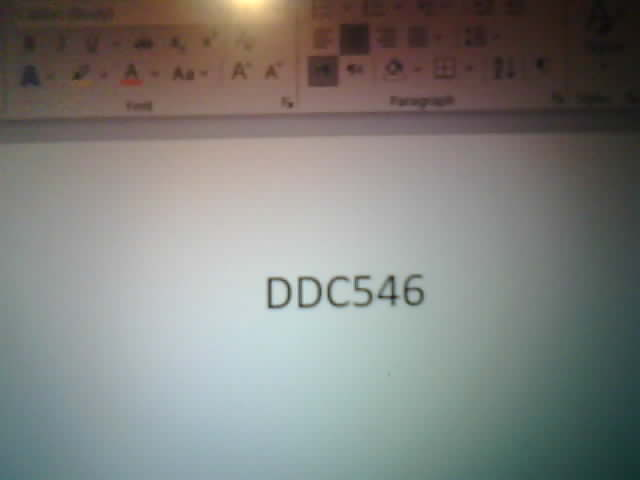
#> input picture Backend/images/20260322_001615.jpg, 640 x 480 px
$ python -i plate_reader.py   (imports and definitions only)
#> lines starting #> are read from the running program, lines starting #| are printed output that depends on the picture; after the words box and inside, x2 and y2 are one past the last pixel; in counts of white or black regions, pixels touching at a corner belong together
import os
import cv2
import pytesseract
import re
from datetime import datetime

# ===============================
# Tesseract path
# ===============================
pytesseract.pytesseract.tesseract_cmd = r"C:\Program Files\Tesseract-OCR\tesseract.exe"

# ===============================
# Paths
# ===============================
BASE_DIR = os.path.dirname(__file__)
IMAGES_DIR = os.path.join(BASE_DIR, "images")
# [1 line not run here, left out]

# ===============================
# Save received image
# ===============================
def save_image(image_data):
    timestamp = datetime.now().strftime("%Y%m%d_%H%M%S")
    filename = os.path.join(IMAGES_DIR, f"{timestamp}.jpg")

    with open(filename, "wb") as f:
        f.write(image_data)

    print("Image received:", filename)
    return filename

# ===============================
# OCR plate reader
# ===============================
def read_plate(image_path):
#> called with image_path = 'images/20260322_001615.jpg'
    img = cv2.imread(image_path)
#> img is the input picture: shape (480, 640, 3); mean B, G, R 126.1, 129.7, 128.8

    if img is None:
        print(f"Error: Could not read image from {image_path}")
        return ""

    img = cv2.resize(img, None, fx=2, fy=2, interpolation=cv2.INTER_CUBIC)
#> img: shape (960, 1280, 3)
    gray = cv2.cvtColor(img, cv2.COLOR_BGR2GRAY)
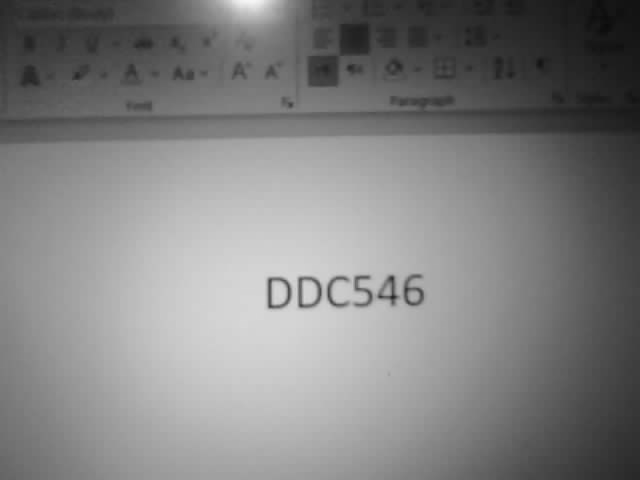
#> gray: shape (960, 1280) (shown at 1/2 size); min 9, max 246, mean 129

    versions = []

    _, v1 = cv2.threshold(gray, 0, 255, cv2.THRESH_BINARY + cv2.THRESH_OTSU)
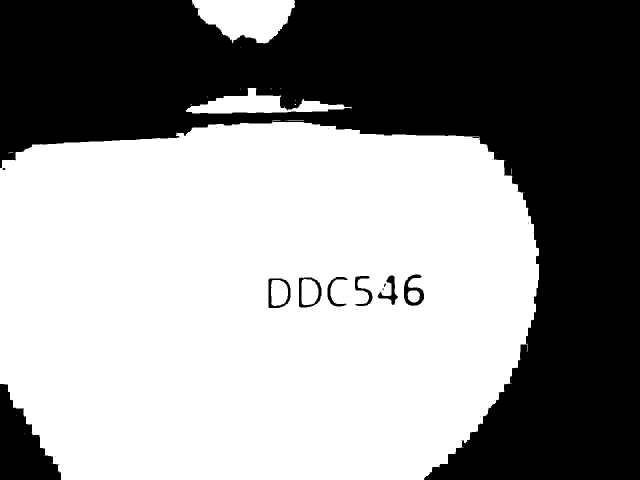
#> v1: shape (960, 1280) (shown at 1/2 size); 57.3% white; 18 black regions (9 under 20 px), largest, box (x1, y1, x2, y2) and area: (0, 0, 1280, 960) 507089, (0, 768, 122, 960) 12969, (808, 549, 848, 612) 1060
    versions.append(v1)

    _, v2 = cv2.threshold(gray, 0, 255, cv2.THRESH_BINARY_INV + cv2.THRESH_OTSU)
    versions.append(v2)

    clahe = cv2.createCLAHE(clipLimit=3.0, tileGridSize=(8, 8))
    cl = clahe.apply(gray)
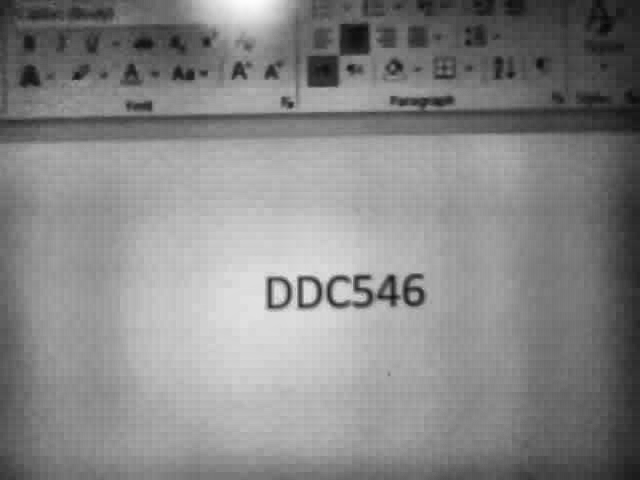
#> cl: shape (960, 1280) (shown at 1/2 size); min 7, max 253, mean 134.5
    _, v3 = cv2.threshold(cl, 0, 255, cv2.THRESH_BINARY + cv2.THRESH_OTSU)
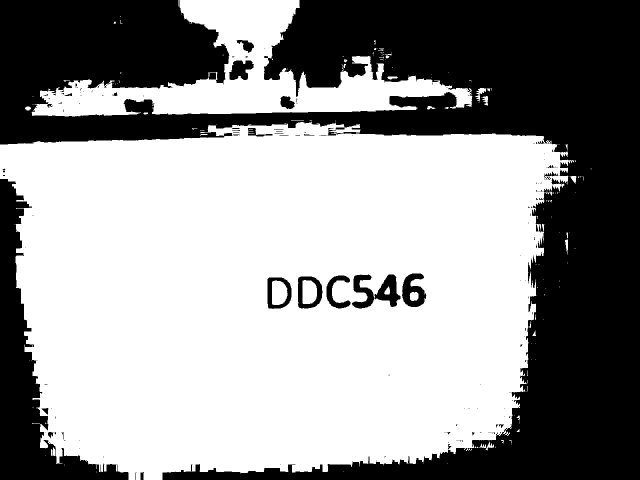
#> v3: shape (960, 1280) (shown at 1/2 size); 59.2% white; 158 black regions (130 under 20 px), largest, box (x1, y1, x2, y2) and area: (0, 0, 1280, 960) 446233, (0, 358, 257, 960) 41503, (704, 549, 801, 617) 3277
    versions.append(v3)

    blur = cv2.GaussianBlur(gray, (3, 3), 0)
    _, v4 = cv2.threshold(blur, 0, 255, cv2.THRESH_BINARY + cv2.THRESH_OTSU)
#> v4: shape (960, 1280); 57.3% white; 11 black regions (3 under 20 px), largest, box (x1, y1, x2, y2) and area: (0, 0, 1280, 960) 507058, (0, 768, 122, 960) 12936, (808, 549, 848, 612) 1054
    versions.append(v4)

    configs = [
        '--psm 7 -c tessedit_char_whitelist=ABCDEFGHIJKLMNOPQRSTUVWXYZ0123456789',
        '--psm 6 -c tessedit_char_whitelist=ABCDEFGHIJKLMNOPQRSTUVWXYZ0123456789',
        '--psm 13 -c tessedit_char_whitelist=ABCDEFGHIJKLMNOPQRSTUVWXYZ0123456789',
    ]

    all_results = []

    for version in versions:
        for config in configs:
            text = pytesseract.image_to_string(version, config=config)
            text = re.sub(r'[^A-Z0-9]', '', text.upper()).strip()

            if text:
                match = re.search(r'[A-Z]{3}\d{3}', text)
                if match:
                    print(f"Plate found: {match.group()}")
                    return match.group()

                all_results.append(text)
#> this loop made 1 pass
#> after the loop, all_results = []

    if not all_results:
        print(f"Warning: No plate detected in {image_path}")
        return ""

    best_result = max(all_results, key=len)
    print(f"Best result (no exact match): {best_result}")
    return best_result

#> (the run stopped early here; a loop or call above may not have finished)
